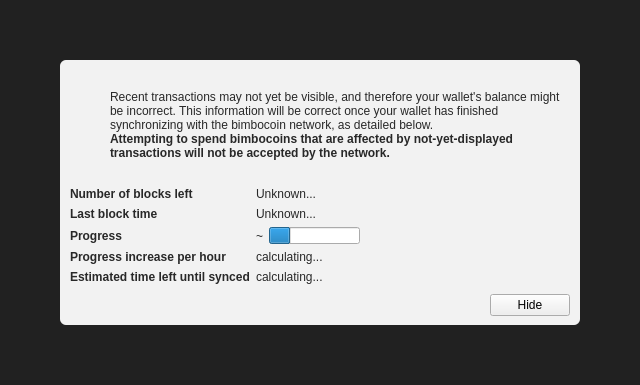
<?xml version="1.0" encoding="UTF-8"?>
<ui version="4.0">
 <class>ModalOverlay</class>
 <widget class="ModalOverlay" name="ModalOverlay">
  <property name="geometry">
   <rect>
    <x>0</x>
    <y>0</y>
    <width>640</width>
    <height>385</height>
   </rect>
  </property>
  <property name="windowTitle">
   <string>Form</string>
  </property>
  <layout class="QVBoxLayout" name="verticalLayout" stretch="0">
   <property name="sizeConstraint">
    <enum>QLayout::SetDefaultConstraint</enum>
   </property>
   <property name="leftMargin">
    <number>0</number>
   </property>
   <property name="topMargin">
    <number>0</number>
   </property>
   <property name="rightMargin">
    <number>0</number>
   </property>
   <property name="bottomMargin">
    <number>0</number>
   </property>
   <item>
    <widget class="QWidget" name="bgWidget" native="true">
     <property name="styleSheet">
      <string notr="true">#bgWidget { background: rgba(0,0,0,220); }</string>
     </property>
     <layout class="QVBoxLayout" name="verticalLayoutMain" stretch="1">
      <property name="leftMargin">
       <number>60</number>
      </property>
      <property name="topMargin">
       <number>60</number>
      </property>
      <property name="rightMargin">
       <number>60</number>
      </property>
      <property name="bottomMargin">
       <number>60</number>
      </property>
      <item>
       <widget class="QWidget" name="contentWidget" native="true">
        <property name="styleSheet">
         <string notr="true">#contentWidget { background: rgba(255,255,255,240); border-radius: 6px; }

QLabel { color: rgb(40,40,40);  }</string>
        </property>
        <layout class="QVBoxLayout" name="verticalLayoutSub" stretch="1,0,0,0">
         <property name="spacing">
          <number>0</number>
         </property>
         <property name="leftMargin">
          <number>10</number>
         </property>
         <property name="topMargin">
          <number>10</number>
         </property>
         <property name="rightMargin">
          <number>10</number>
         </property>
         <property name="bottomMargin">
          <number>10</number>
         </property>
         <item>
          <layout class="QHBoxLayout" name="horizontalLayoutIconText" stretch="0,1">
           <property name="topMargin">
            <number>20</number>
           </property>
           <item>
            <layout class="QVBoxLayout" name="verticalLayoutIcon">
             <property name="leftMargin">
              <number>0</number>
             </property>
             <item>
              <widget class="QPushButton" name="warningIcon">
               <property name="enabled">
                <bool>false</bool>
               </property>
               <property name="text">
                <string/>
               </property>
               <property name="icon">
                <iconset>
                 <normaloff>:/icons/warning</normaloff>
                 <disabledoff>:/icons/warning</disabledoff>:/icons/warning</iconset>
               </property>
               <property name="iconSize">
                <size>
                 <width>48</width>
                 <height>48</height>
                </size>
               </property>
               <property name="flat">
                <bool>true</bool>
               </property>
              </widget>
             </item>
             <item>
              <spacer name="verticalSpacerWarningIcon">
               <property name="orientation">
                <enum>Qt::Vertical</enum>
               </property>
               <property name="sizeHint" stdset="0">
                <size>
                 <width>20</width>
                 <height>40</height>
                </size>
               </property>
              </spacer>
             </item>
            </layout>
           </item>
           <item>
            <layout class="QVBoxLayout" name="verticalLayoutInfoText">
             <property name="leftMargin">
              <number>0</number>
             </property>
             <property name="topMargin">
              <number>0</number>
             </property>
             <item>
              <widget class="QLabel" name="infoText">
               <property name="text">
                <string>Recent transactions may not yet be visible, and therefore your wallet's balance might be incorrect. This information will be correct once your wallet has finished synchronizing with the bimbocoin network, as detailed below.</string>
               </property>
               <property name="textFormat">
                <enum>Qt::RichText</enum>
               </property>
               <property name="wordWrap">
                <bool>true</bool>
               </property>
              </widget>
             </item>
             <item>
              <widget class="QLabel" name="infoTextStrong">
               <property name="font">
                <font>
                 <weight>75</weight>
                 <bold>true</bold>
                </font>
               </property>
               <property name="text">
                <string>Attempting to spend bimbocoins that are affected by not-yet-displayed transactions will not be accepted by the network.</string>
               </property>
               <property name="textFormat">
                <enum>Qt::RichText</enum>
               </property>
               <property name="wordWrap">
                <bool>true</bool>
               </property>
              </widget>
             </item>
             <item>
              <spacer name="verticalSpacerInTextSpace">
               <property name="orientation">
                <enum>Qt::Vertical</enum>
               </property>
               <property name="sizeHint" stdset="0">
                <size>
                 <width>20</width>
                 <height>40</height>
                </size>
               </property>
              </spacer>
             </item>
            </layout>
           </item>
          </layout>
         </item>
         <item>
          <spacer name="verticalSpacerAfterText">
           <property name="orientation">
            <enum>Qt::Vertical</enum>
           </property>
           <property name="sizeHint" stdset="0">
            <size>
             <width>20</width>
             <height>40</height>
            </size>
           </property>
          </spacer>
         </item>
         <item>
          <layout class="QFormLayout" name="formLayout">
           <property name="fieldGrowthPolicy">
            <enum>QFormLayout::FieldsStayAtSizeHint</enum>
           </property>
           <property name="horizontalSpacing">
            <number>6</number>
           </property>
           <property name="verticalSpacing">
            <number>6</number>
           </property>
           <property name="topMargin">
            <number>10</number>
           </property>
           <item row="0" column="0">
            <widget class="QLabel" name="labelNumberOfBlocksLeft">
             <property name="font">
              <font>
               <weight>75</weight>
               <bold>true</bold>
              </font>
             </property>
             <property name="text">
              <string>Number of blocks left</string>
             </property>
            </widget>
           </item>
           <item row="0" column="1">
            <widget class="QLabel" name="numberOfBlocksLeft">
             <property name="text">
              <string>Unknown...</string>
             </property>
            </widget>
           </item>
           <item row="1" column="0">
            <widget class="QLabel" name="labelLastBlockTime">
             <property name="font">
              <font>
               <weight>75</weight>
               <bold>true</bold>
              </font>
             </property>
             <property name="text">
              <string>Last block time</string>
             </property>
            </widget>
           </item>
           <item row="1" column="1">
            <widget class="QLabel" name="newestBlockDate">
             <property name="sizePolicy">
              <sizepolicy hsizetype="Maximum" vsizetype="Preferred">
               <horstretch>0</horstretch>
               <verstretch>0</verstretch>
              </sizepolicy>
             </property>
             <property name="text">
              <string>Unknown...</string>
             </property>
            </widget>
           </item>
           <item row="2" column="0">
            <widget class="QLabel" name="labelSyncDone">
             <property name="font">
              <font>
               <weight>75</weight>
               <bold>true</bold>
              </font>
             </property>
             <property name="text">
              <string>Progress</string>
             </property>
            </widget>
           </item>
           <item row="2" column="1">
            <layout class="QHBoxLayout" name="horizontalLayoutSync" stretch="0,1">
             <item>
              <widget class="QLabel" name="percentageProgress">
               <property name="text">
                <string notr="true">~</string>
               </property>
              </widget>
             </item>
             <item>
              <widget class="QProgressBar" name="progressBar">
               <property name="value">
                <number>24</number>
               </property>
               <property name="format">
                <string/>
               </property>
              </widget>
             </item>
            </layout>
           </item>
           <item row="4" column="0">
            <widget class="QLabel" name="labelProgressIncrease">
             <property name="font">
              <font>
               <weight>75</weight>
               <bold>true</bold>
              </font>
             </property>
             <property name="text">
              <string>Progress increase per hour</string>
             </property>
            </widget>
           </item>
           <item row="4" column="1">
            <widget class="QLabel" name="progressIncreasePerH">
             <property name="text">
              <string>calculating...</string>
             </property>
            </widget>
           </item>
           <item row="5" column="0">
            <widget class="QLabel" name="labelEstimatedTimeLeft">
             <property name="font">
              <font>
               <weight>75</weight>
               <bold>true</bold>
              </font>
             </property>
             <property name="text">
              <string>Estimated time left until synced</string>
             </property>
            </widget>
           </item>
           <item row="5" column="1">
            <widget class="QLabel" name="expectedTimeLeft">
             <property name="text">
              <string>calculating...</string>
             </property>
            </widget>
           </item>
          </layout>
         </item>
         <item>
          <layout class="QHBoxLayout" name="horizontalLayoutButtons">
           <property name="leftMargin">
            <number>10</number>
           </property>
           <property name="topMargin">
            <number>10</number>
           </property>
           <item>
            <spacer name="horizontalSpacer">
             <property name="orientation">
              <enum>Qt::Horizontal</enum>
             </property>
             <property name="sizeHint" stdset="0">
              <size>
               <width>40</width>
               <height>20</height>
              </size>
             </property>
            </spacer>
           </item>
           <item>
            <widget class="QPushButton" name="closeButton">
             <property name="text">
              <string>Hide</string>
             </property>
            </widget>
           </item>
          </layout>
         </item>
        </layout>
       </widget>
      </item>
     </layout>
    </widget>
   </item>
  </layout>
 </widget>
 <customwidgets>
  <customwidget>
   <class>ModalOverlay</class>
   <extends>QWidget</extends>
   <header>qt/modaloverlay.h</header>
   <container>1</container>
  </customwidget>
 </customwidgets>
 <resources/>
 <connections/>
</ui>
